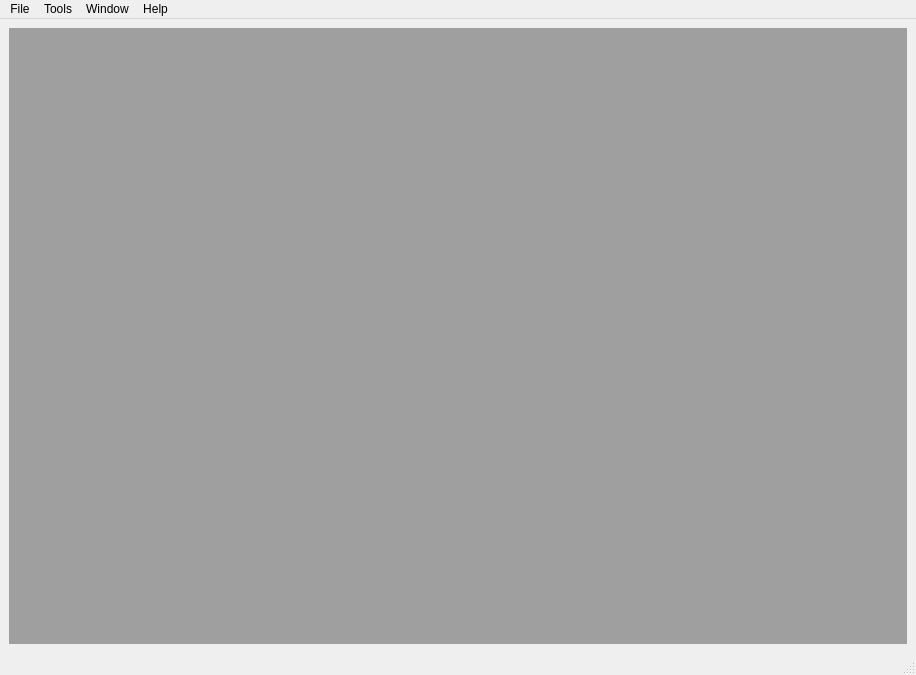
<?xml version="1.0" encoding="UTF-8"?>
<ui version="4.0">
 <class>MainWindow</class>
 <widget class="QMainWindow" name="MainWindow">
  <property name="geometry">
   <rect>
    <x>0</x>
    <y>0</y>
    <width>916</width>
    <height>675</height>
   </rect>
  </property>
  <property name="windowTitle">
   <string>MainWindow</string>
  </property>
  <property name="locale">
   <locale language="English" country="UnitedStates"/>
  </property>
  <widget class="QWidget" name="centralwidget">
   <layout class="QGridLayout" name="gridLayout">
    <item row="0" column="0">
     <widget class="QMdiArea" name="mdiArea"/>
    </item>
   </layout>
  </widget>
  <widget class="QStatusBar" name="statusbar"/>
  <widget class="QMenuBar" name="menubar">
   <property name="geometry">
    <rect>
     <x>0</x>
     <y>0</y>
     <width>916</width>
     <height>22</height>
    </rect>
   </property>
   <widget class="QMenu" name="menuFile">
    <property name="title">
     <string>File</string>
    </property>
    <addaction name="action_loadAGF"/>
    <addaction name="action_loadXML"/>
   </widget>
   <widget class="QMenu" name="menuTools">
    <property name="title">
     <string>Tools</string>
    </property>
    <widget class="QMenu" name="menuGlass_Map">
     <property name="title">
      <string>Glass Map</string>
     </property>
     <addaction name="action_NdVd"/>
     <addaction name="action_NeVe"/>
     <addaction name="action_VdPgF"/>
     <addaction name="action_VdPCt"/>
    </widget>
    <addaction name="menuGlass_Map"/>
    <addaction name="action_DispersionPlot"/>
    <addaction name="action_TransmittancePlot"/>
    <addaction name="action_Datasheet"/>
    <addaction name="action_CatalogView"/>
   </widget>
   <widget class="QMenu" name="menuWindow">
    <property name="title">
     <string>Window</string>
    </property>
    <addaction name="action_Tile"/>
    <addaction name="action_Cascade"/>
    <addaction name="action_CloseAll"/>
   </widget>
   <widget class="QMenu" name="menuHelp">
    <property name="title">
     <string>Help</string>
    </property>
    <addaction name="action_About"/>
   </widget>
   <addaction name="menuFile"/>
   <addaction name="menuTools"/>
   <addaction name="menuWindow"/>
   <addaction name="menuHelp"/>
  </widget>
  <action name="action_loadAGF">
   <property name="text">
    <string>load AGF</string>
   </property>
  </action>
  <action name="action_DispersionPlot">
   <property name="text">
    <string>Dispersion Plot</string>
   </property>
  </action>
  <action name="action_TransmittancePlot">
   <property name="text">
    <string>Transmittance Plot</string>
   </property>
  </action>
  <action name="action_NdVd">
   <property name="text">
    <string>Nd-Vd</string>
   </property>
  </action>
  <action name="action_NeVe">
   <property name="text">
    <string>Ne-Ve</string>
   </property>
  </action>
  <action name="action_VdPgF">
   <property name="text">
    <string>Vd-PgF</string>
   </property>
  </action>
  <action name="action_About">
   <property name="text">
    <string>About</string>
   </property>
  </action>
  <action name="action_Tile">
   <property name="text">
    <string>Tile</string>
   </property>
  </action>
  <action name="action_Cascade">
   <property name="text">
    <string>Cascade</string>
   </property>
  </action>
  <action name="action_CloseAll">
   <property name="text">
    <string>Close All</string>
   </property>
  </action>
  <action name="action_VdPCt">
   <property name="text">
    <string>Vd-PCt</string>
   </property>
  </action>
  <action name="action_Datasheet">
   <property name="text">
    <string>Datasheet</string>
   </property>
  </action>
  <action name="action_CatalogView">
   <property name="text">
    <string>Catalog View</string>
   </property>
  </action>
  <action name="action_loadXML">
   <property name="text">
    <string>load XML</string>
   </property>
  </action>
 </widget>
 <resources/>
 <connections/>
</ui>
